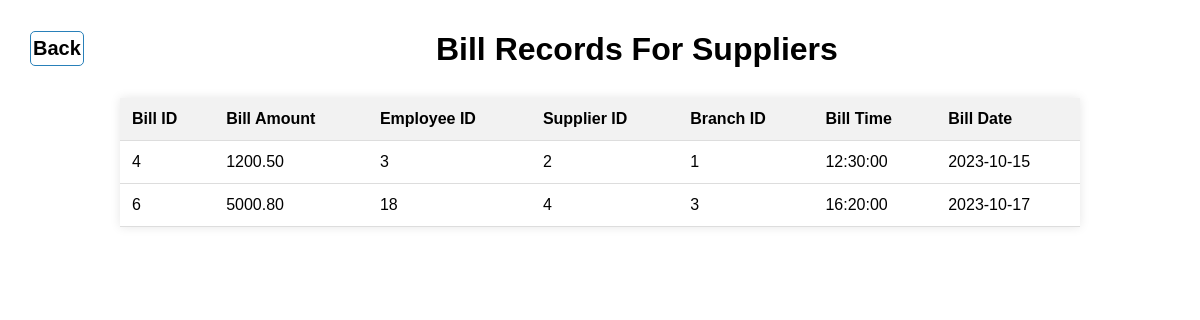
Screenshot of /CONTENTS/billsup.php with the database file from the repository.
### tables this page shows
CREATE TABLE `bill` (
  `bill_id` int(11) NOT NULL,
  `bill_amt` decimal(10,2) DEFAULT NULL,
  `emp_id` int(11) DEFAULT NULL,
  `sup_id` int(11) DEFAULT NULL,
  `cus_id` int(11) DEFAULT NULL,
  `branch_id` int(11) DEFAULT NULL,
  `bill_time` time DEFAULT NULL,
  `bill_date` date DEFAULT NULL,
  `pre_id` int(11) DEFAULT NULL
);

### CONTENTS/billsup.php (the view, shortened to what this page needs)
<!DOCTYPE HTML>
<html lang="en">
<head>
</head>
<body>
<h1><a class="back-button" href="main.php">Back</a>Bill Records For Suppliers</h1>
<table>
    <tr>
        <th>Bill ID</th>
        <th>Bill Amount</th>
        <th>Employee ID</th>
        <th>Supplier ID</th>
        <th>Branch ID</th>
        <th>Bill Time</th>
        <th>Bill Date</th>
    </tr>
    <?php
    $link = mysqli_connect("localhost", "root", "", "dbms");
    $query = "SELECT bill_id, bill_amt, emp_id, sup_id, branch_id, bill_time, bill_date FROM bill WHERE cus_id IS NULL";
    $result = mysqli_query($link, $query);
    if ($result) {
        while ($row = mysqli_fetch_assoc($result)) {
            echo "<tr>";
            echo "<td>{$row['bill_id']}</td>";
            echo "<td>{$row['bill_amt']}</td>";
            echo "<td>{$row['emp_id']}</td>";
            echo "<td>{$row['sup_id']}</td>";
            echo "<td>{$row['branch_id']}</td>";
            echo "<td>{$row['bill_time']}</td>";
            echo "<td>{$row['bill_date']}</td>";
            echo "</tr>";
        }
    } else {
        echo "Error in query execution: " . mysqli_error($link);
    }
    ?>
</table>
</body>
</html>

### CONTENTS/billsup.php (style rules this page uses)
body { background-image: url("https://us.123rf.com/450wm/jardelbassi/jardelbassi2304/jardelbassi230401147/203506317-pharmacy-and-drugstore-blur-background-with-bokeh-image.jpg?ver=6"); background-repeat: no-repeat; background-attachment: fixed; background-size: cover; margin: 0; font-family: Arial, sans-serif; }
h1 { text-align: center; background-color: white; padding: 10px; margin-bottom: 0; }
table { border-collapse: collapse; width: 80%; margin: 20px auto; background-color: white; box-shadow: 0 0 10px rgba(0, 0, 0, 0.1); }
th, td { padding: 12px; text-align: left; border-bottom: 1px solid #ddd; }
th { background-color: #f2f2f2; }
.back-button { display: inline-block; padding: 5px 2px; text-decoration: none; font-size:20px;margin-left:20px; background-color: white; color: black; border: 1px solid #2980b9; border-radius: 5px; transition: background-color 0.3s; float:left; }

### rows the page displays
bill: bill_id "4", bill_amt "1200.50", emp "3", sup "2", branch "1", bill_time "12:30:00", bill_date "2023-10-15"
bill: bill_id "6", bill_amt "5000.80", emp "18", sup "4", branch "3", bill_time "16:20:00", bill_date "2023-10-17"
